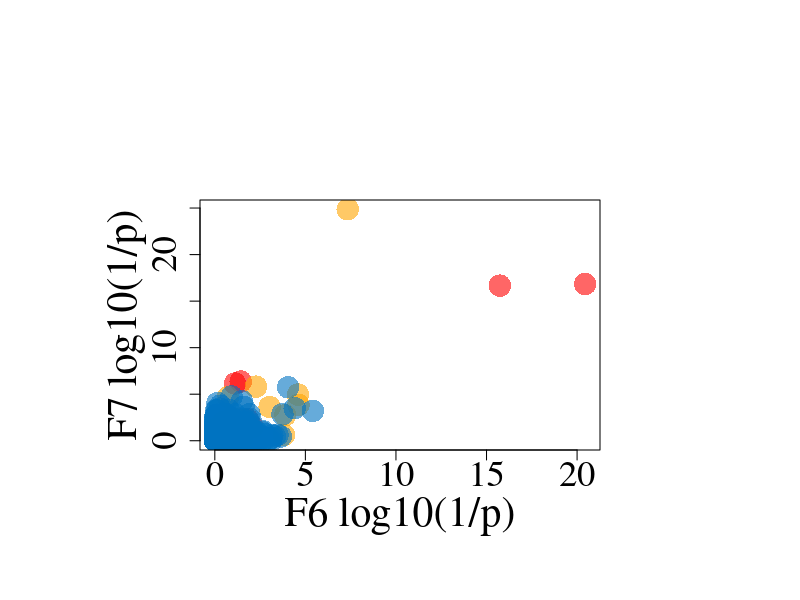

The R source for this figure:

library(scales)  ##设置透明度

dat = read.table(file="Fig3D_left_data.txt",header=T)  

x<--log10(dat[,2])
y<--log10(dat[,3])
colors = c()
colors[1:28] = "red"
colors[29:142] = "orange"
colors[143:7550] = "#0073C2FF"

Pch = c()
Pch[1:71]=16
Pch[72:3775]=16


pdf("F6_F7_corr.pdf")
par(mai=c(1.5,2,2,2))

plot(x,y,type="p",col=alpha(colors,0.6),pch=16, xlab="F6 log10(1/p)",ylab="F7 log10(1/p)",cex=3,cex.lab=2.5,cex.axis=2.2,family="Times")

dev.off()  

